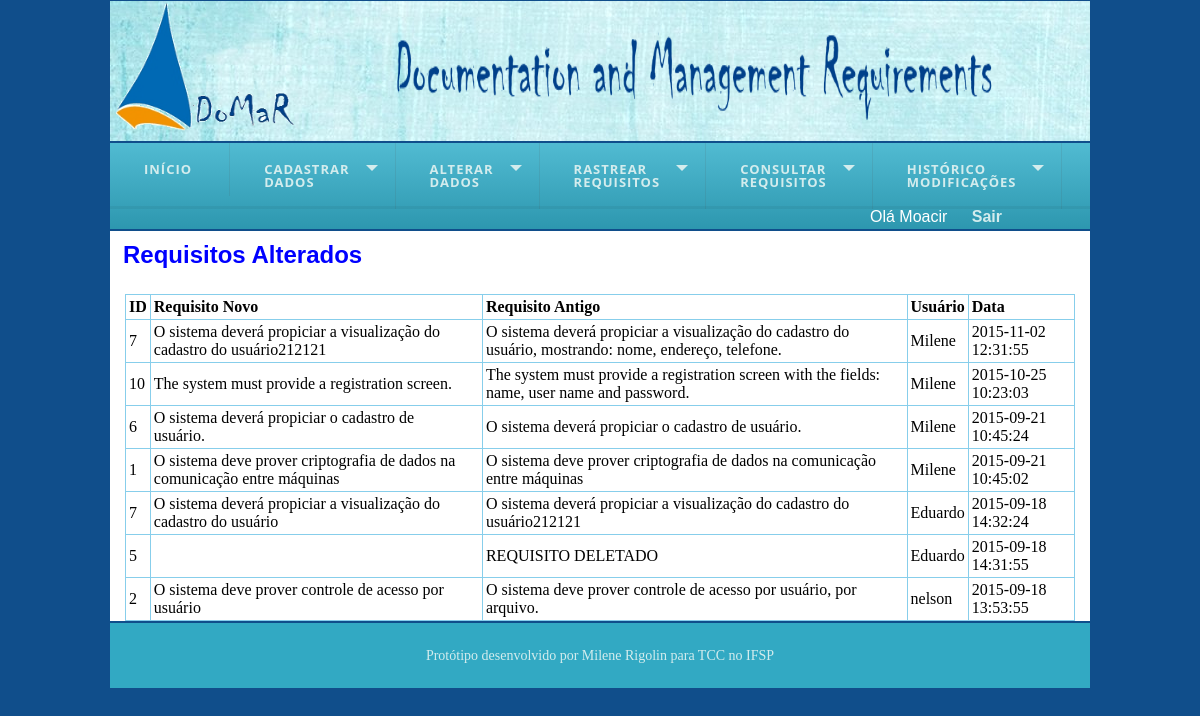
The app's page /historico.php (signed in) with its own data.
### tables this page shows
CREATE TABLE `log_requisito` (
  `id_log` int(11) NOT NULL AUTO_INCREMENT,
  `texto_req_old` varchar(3000) DEFAULT NULL,
  `texto_req_new` varchar(3000) DEFAULT NULL,
  `id_req` int(11) DEFAULT NULL,
  `id_user` int(11) DEFAULT NULL,
  `dt_alteracao` datetime DEFAULT NULL,
  PRIMARY KEY (`id_log`),
  KEY `fk_user_log_re` (`id_user`),
  CONSTRAINT `fk_user_log_re` FOREIGN KEY (`id_user`) REFERENCES `usuario` (`id`)
);

CREATE TABLE `usuario` (
  `id` int(11) NOT NULL AUTO_INCREMENT,
  `nome` varchar(200) NOT NULL,
  `senha` varchar(45) NOT NULL,
  `cpf` varchar(45) NOT NULL,
  `email` varchar(100) NOT NULL,
  `telefone_fixo` varchar(45) DEFAULT NULL,
  `telefone_cel` varchar(45) NOT NULL,
  `area` varchar(45) NOT NULL,
  `tipo` varchar(45) NOT NULL,
  `login` varchar(20) DEFAULT NULL,
  PRIMARY KEY (`id`)
);

### historico.php (the view, shortened to what this page needs)
<?php
	include "template/topo.php";
?>
<div id = "content">
  <?php
		if($con){
			$sql = "select * from log_requisito inner join usuario on id_user = usuario.id order by dt_alteracao DESC";
			$rs = mysqli_query($con, $sql);
			if($rs){?>
				<h2> Requisitos Alterados </h2><center>
				<table  align = "center">
					<tr align = "center">
						<th>ID</th>
						<th class = "nm">Requisito Novo</th>
							<th class = "nm">Requisito Antigo</th>
						<th>Usuário</th>
						<th>Data</th>
					</tr>
				<?php
					while ($valor = mysqli_fetch_array($rs)){
						echo "<tr align = 'center'>
								<td> ".$valor["id_req"]."</td>
								<td class = 'nm'> ".$valor["texto_req_old"]."</td>
								<td class = 'nm'> ".$valor["texto_req_new"]."</td>
								<td> ".$valor["nome"]."</td>
								<td> ".$valor["dt_alteracao"]."</td>
							</tr>";
					}
					echo "</table></center>";
			}
			else{
				echo "Erro de Consulta de requisito: ".mysqli_error($con);
			}
		}
		else{
			echo "Erro de conexão: ".mysqli_error($con);
		}
 ?>
</div>
<?php
	include "template/rodape.php";
?>

### css/formatacao.css (style rules this page uses)
* { border: 0px; margin: 0px; }
body { background-color: #104E8B; }
#content { background:#FFFFFF; height: 380px; width: 970px; margin-top: 2px; margin-bottom: 2px; padding-top: 10px; padding-left: 5px; padding-right: 5px; float: right; overflow:auto; }
h2, h3 { color: #0000FF; font-family: Arial,Helvetica,sans-serif; padding-left: 8px; }
table, td, th, tr { border: 1px solid #87CEEB; border-collapse: collapse; padding: 3px; margin-top: 25px; text-align: left; }
table { width: 950px; }
.nm { padding-right: 20px; padding-left: 3px; text-align: left; }

### records on screen
log_requisito: id_req "7", texto_req_old "O sistema deverá propiciar a visualização do cadastro do usuário212121", texto_req_new "O sistema deverá propiciar a visualização do cadastro do usuário, mostrando: nome, endereço, telefone.", id_user.nome "Milene", dt_alteracao "2015-11-02 12:31:55"
log_requisito: id_req "10", texto_req_old "The system must provide a registration screen.", texto_req_new "The system must provide a registration screen with the fields: name, user name and password.", id_user.nome "Milene", dt_alteracao "2015-10-25 10:23:03"
log_requisito: id_req "6", texto_req_old "O sistema deverá propiciar o cadastro de usuário.", texto_req_new "O sistema deverá propiciar o cadastro de usuário.", id_user.nome "Milene", dt_alteracao "2015-09-21 10:45:24"
log_requisito: id_req "1", texto_req_old "O sistema deve prover criptografia de dados na comunicação entre máquinas", texto_req_new "O sistema deve prover criptografia de dados na comunicação entre máquinas", id_user.nome "Milene", dt_alteracao "2015-09-21 10:45:02"
log_requisito: id_req "7", texto_req_old "O sistema deverá propiciar a visualização do cadastro do usuário", texto_req_new "O sistema deverá propiciar a visualização do cadastro do usuário212121", id_user.nome "Eduardo", dt_alteracao "2015-09-18 14:32:24"
log_requisito: id_req "5", texto_req_new "REQUISITO DELETADO", id_user.nome "Eduardo", dt_alteracao "2015-09-18 14:31:55"
log_requisito: id_req "2", texto_req_old "O sistema deve prover controle de acesso por usuário", texto_req_new "O sistema deve prover controle de acesso por usuário, por arquivo.", id_user.nome "nelson", dt_alteracao "2015-09-18 13:53:55"

### other values on screen
$_SESSION['nome'] "Moacir"
